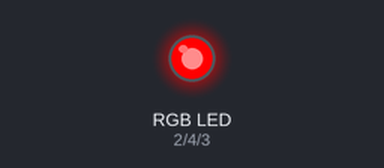
A sketch run on a simulated Arduino Uno, built with avr-gcc and run on an emulated ATmega328P. Shown: an RGB LED mixed from three pins (HIGH = lit).

Above: at 0.5 s.
At 2.5 s:
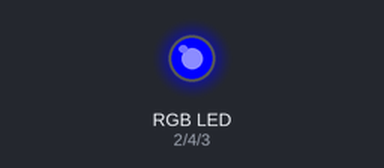
At 4.5 s:
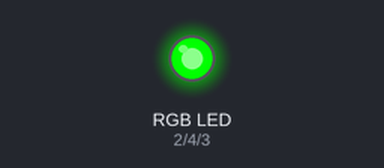
At 5.5 s:
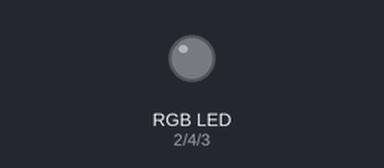
Timing chart, 0 to 7.8 s (numbered marks = the images above):
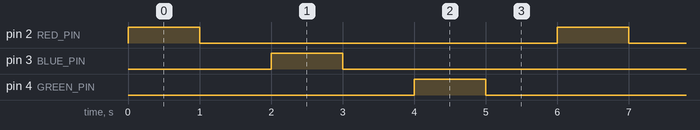

The sketch:

LED_Blink_RGB.ino
```cpp
#define RED_PIN 2
#define BLUE_PIN 3
#define GREEN_PIN 4

void setup() {
  // Configure pins for I/O
  pinMode(RED_PIN, OUTPUT);
  pinMode(BLUE_PIN, OUTPUT);
  pinMode(GREEN_PIN, OUTPUT);

}

void loop() {
  // Blink Red led
  digitalWrite(RED_PIN, HIGH);
  delay(1000);
  digitalWrite(RED_PIN, LOW);
  delay(1000);

  // Blink Blue led
  digitalWrite(BLUE_PIN, HIGH);
  delay(1000);
  digitalWrite(BLUE_PIN, LOW);
  delay(1000);

  // Blink Green led
  digitalWrite(GREEN_PIN, HIGH);
  delay(1000);
  digitalWrite(GREEN_PIN, LOW);
  delay(1000);

}
```

Measured:
- by itself, pin 2 (RED_PIN), pin 3 (BLUE_PIN), pin 4 (GREEN_PIN): alternates HIGH for 1.0 s and LOW for 5.0 s
- by itself, everything shown: repeats every 6.0 s, in 6 steps
